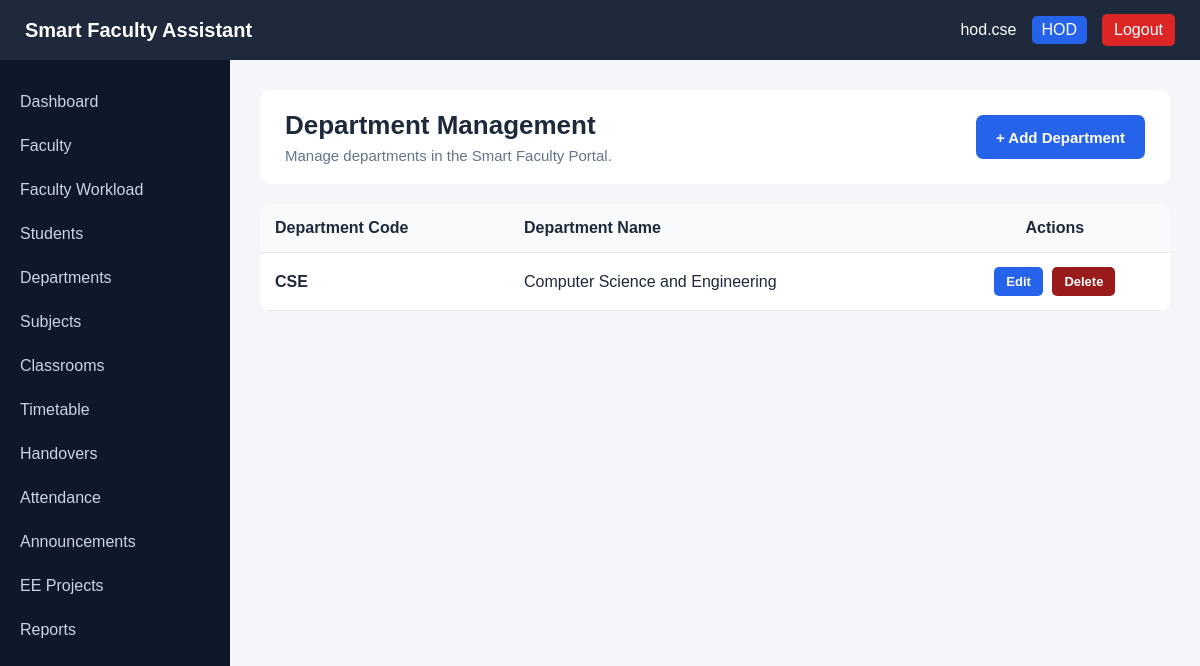
/admin/departments.php?error=invalid_request (signed in), run on the app's committed database.
### tables this page shows
CREATE TABLE departments (
    department_id INT AUTO_INCREMENT PRIMARY KEY,

    department_code VARCHAR(20) NOT NULL UNIQUE,

    department_name VARCHAR(100) NOT NULL UNIQUE
);

### admin/departments.php (the view, shortened to what this page needs)
<?php
require_once "../config/database.php";
$sql = "
    SELECT
        department_id,
        department_code,
        department_name
    FROM departments
    ORDER BY department_id ASC
";
$result = $conn->query($sql);
require_once "../includes/header.php";
require_once "../includes/navbar.php";
require_once "../includes/sidebar.php";
?>
<div
    class="main-content"
    style="
        box-sizing:border-box;
        width:auto;
        min-height:100vh;
        overflow-x:hidden;
    "
>
    <div
        style="
            width:100%;
            max-width:1400px;
            margin:0 auto;
        "
    >
        <div
            style="
                background:#ffffff;
                border-radius:10px;
                padding:20px 25px;
                margin-bottom:20px;
                display:flex;
                align-items:center;
                justify-content:space-between;
                gap:20px;
            "
        >
            <div>
                <h2
                    style="
                        margin:0 0 6px 0;
                        color:#1e293b;
                        font-size:26px;
                    "
                >
                    Department Management
                </h2>
                <p
                    style="
                        margin:0;
                        color:#64748b;
                        font-size:15px;
                    "
                >
                    Manage departments in the Smart Faculty Portal.
                </p>
            </div>
            <a
                href="department-add.php"
                style="
                    display:inline-flex;
                    align-items:center;
                    justify-content:center;
                    height:44px;
                    padding:0 20px;
                    background:#2563eb;
                    color:#ffffff;
                    border-radius:7px;
                    text-decoration:none;
                    font-size:15px;
                    font-weight:600;
                    white-space:nowrap;
                "
            >
                + Add Department
            </a>
        </div>
        <div
            style="
                background:#ffffff;
                border-radius:10px;
                overflow-x:auto;
            "
        >
            <table
                style="
                    width:100%;
                    border-collapse:collapse;
                    min-width:700px;
                "
            >
                <thead>
                    <tr
                        style="
                            background:#f8fafc;
                            border-bottom:1px solid #e2e8f0;
                        "
                    >
                        <th
                            style="
                                padding:15px;
                                text-align:left;
                            "
                        >
                            Department Code
                        </th>
                        <th
                            style="
                                padding:15px;
                                text-align:left;
                            "
                        >
                            Department Name
                        </th>
                        <th
                            style="
                                padding:15px;
                                text-align:center;
                            "
                        >
                            Actions
                        </th>
                    </tr>
                </thead>
                <tbody>
                <?php if ($result && $result->num_rows > 0): ?>
                    <?php while ($row = $result->fetch_assoc()): ?>
                        <tr
                            style="
                                border-bottom:1px solid #e2e8f0;
                            "
                        >
                            <td
                                style="
                                    padding:14px 15px;
                                    font-weight:600;
                                "
                            >
                                <?php
                                echo htmlspecialchars(
                                    $row["department_code"]
                                );
                                ?>
                            </td>
                            <td
                                style="
                                    padding:14px 15px;
                                "
                            >
                                <?php
                                echo htmlspecialchars(
                                    $row["department_name"]
                                );
                                ?>
                            </td>
                            <td
                                style="
                                    padding:14px 15px;
                                    text-align:center;
                                    white-space:nowrap;
                                "
                            >
                                <a
                                    href="department-edit.php?id=<?php
                                        echo (int)$row["department_id"];
                                    ?>"
                                    style="
                                        display:inline-block;
                                        background:#2563eb;
                                        color:#ffffff;
                                        padding:7px 12px;
                                        border-radius:5px;
                                        text-decoration:none;
                                        font-size:13px;
                                        font-weight:600;
                                        margin-right:5px;
                                    "
                                >
                                    Edit
                                </a>
                                <a
                                    href="department-delete.php?id=<?php
                                        echo (int)$row["department_id"];
                                    ?>"
                                    onclick="
                                        return confirm(
                                            'Are you sure you want to delete this department?'
                                        );
                                    "
                                    style="
                                        display:inline-block;
                                        background:#991b1b;
                                        color:#ffffff;
                                        padding:7px 12px;
                                        border-radius:5px;
                                        text-decoration:none;
                                        font-size:13px;
                                        font-weight:600;
                                    "
                                >
                                    Delete
                                </a>
                            </td>
                        </tr>
                    <?php endwhile; ?>
                <?php endif; ?>
                </tbody>
            </table>
        </div>
    </div>
</div>
<?php
require_once "../includes/footer.php";
?>

### assets/css/style.css (style rules this page uses)
* { margin: 0; padding: 0; box-sizing: border-box; }
body { font-family: Arial, sans-serif; background: #f4f6f9; color: #1e293b; }
main, .main-content { margin-left: 230px; padding: 90px 30px 30px; min-height: 100vh; width: auto; box-sizing: border-box; }
table { width: 100%; border-collapse: collapse; }
th, td { padding: 12px; border-bottom: 1px solid #e5e7eb; text-align: left; }
th { background: #f8fafc; }

### data on the page
departments: department_code "CSE", department_name "Computer Science and Engineering"

### other printed values
$_SESSION['username'] "hod.cse"
$_SESSION['role'] "HOD"
